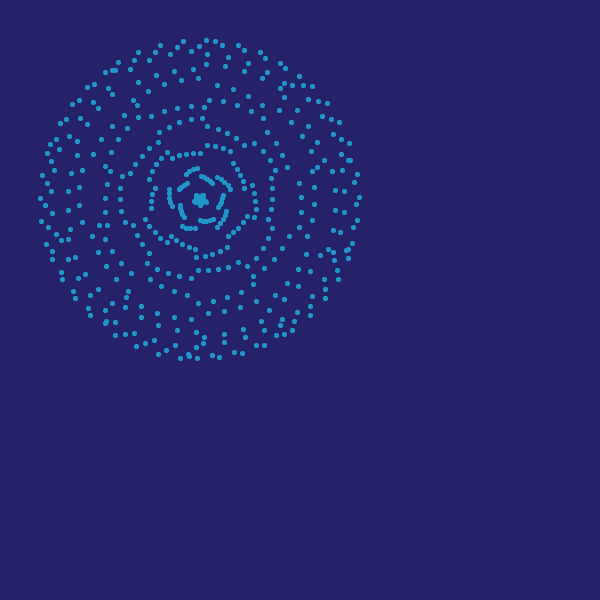
Frame 1 (no input)
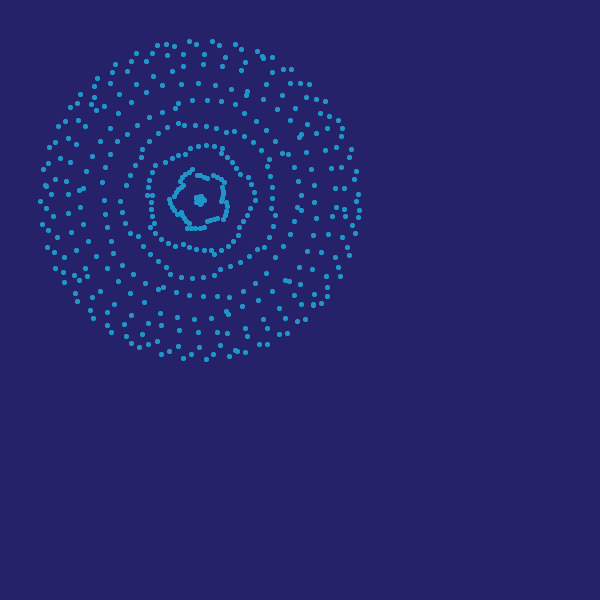
Frame 60 (the mouse pressed at the canvas centre just before this capture)
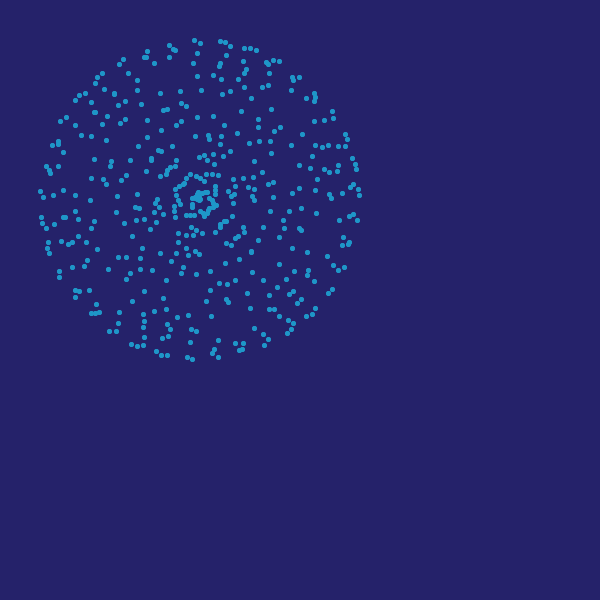
Frame 120 (the mouse held since frame 60 and released just before this capture)

The Processing sketch that drew these frames (run headless with seeded random() and noise(); from frame 60 on, the mouse is pressed at the canvas centre):

// Processing sketch: s19magd150lab04_luedtke
// ── s19magd150lab04_luedtke.pde
float a;
float angle =1;
int NUM_LINES = 450;
float v1 = 0.6;
float v2;
boolean increment = false;
float fator =.00003;
int pressed = 0;
int pressedState = 0;

void setup(){
  println("Whirlpool");
  println("Hold left and right arrow keys to change speed");
  size(600,600);
  v1 = random(0.6)+0.3;
}

void draw(){
  background(37, 34, 106);
  angle+= .03;
  stroke(30, 150, 200);
  translate(width/3, height/3);
 rotate(sin(angle));
  for(int i=2; i < NUM_LINES; i++){
     strokeWeight(5);
  point(x(a+i), y(a+i));
    point(x2(a+i), y2(a+i));
    strokeWeight(2);
    line(x(a+i),y(a+i),x2(a+i),y2(a+i));}
   a += 0.007;
  if(increment)v1+=fator;
}

void mousePressed(){
v1 = random(0.9)+0.2;
}
void keyReleased(){
  increment = false;
}
void keyPressed(){
   if(key == ' '){
    v1 =random(0.8)+0.2;
  }
}
float x(float a){
return sin(a/5)*80 + cos(a/v1)*80;
}
float y(float a){
return cos(a/5)*80 + sin(a/v1)*80;
}
float x2(float a){
return sin(a/5)*80 + cos(a/v1)*80;
}
float y2(float a){
return cos(a/5)*80 + sin(a/v1)*80;
}
